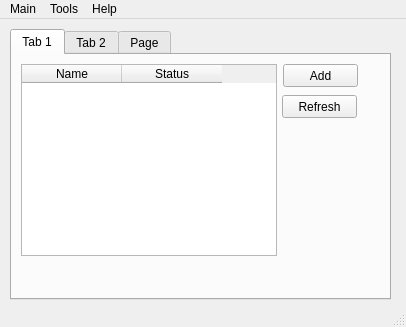
<?xml version="1.0" encoding="UTF-8"?>
<ui version="4.0">
 <class>MainWindow</class>
 <widget class="QMainWindow" name="MainWindow">
  <property name="geometry">
   <rect>
    <x>0</x>
    <y>0</y>
    <width>406</width>
    <height>327</height>
   </rect>
  </property>
  <property name="windowTitle">
   <string>MainWindow</string>
  </property>
  <widget class="QWidget" name="centralwidget">
   <widget class="QTabWidget" name="tabWidget">
    <property name="geometry">
     <rect>
      <x>10</x>
      <y>10</y>
      <width>381</width>
      <height>271</height>
     </rect>
    </property>
    <property name="currentIndex">
     <number>0</number>
    </property>
    <widget class="QWidget" name="tab">
     <attribute name="title">
      <string>Tab 1</string>
     </attribute>
     <widget class="QTableWidget" name="tableWidget">
      <property name="geometry">
       <rect>
        <x>9</x>
        <y>9</y>
        <width>256</width>
        <height>192</height>
       </rect>
      </property>
      <column>
       <property name="text">
        <string>Name</string>
       </property>
      </column>
      <column>
       <property name="text">
        <string>Status</string>
       </property>
      </column>
     </widget>
     <widget class="QPushButton" name="RefreshFriendsButton">
      <property name="geometry">
       <rect>
        <x>270</x>
        <y>40</y>
        <width>75</width>
        <height>23</height>
       </rect>
      </property>
      <property name="text">
       <string>Refresh</string>
      </property>
     </widget>
     <widget class="QPushButton" name="AddFriendButton">
      <property name="geometry">
       <rect>
        <x>271</x>
        <y>9</y>
        <width>75</width>
        <height>23</height>
       </rect>
      </property>
      <property name="text">
       <string>Add</string>
      </property>
     </widget>
    </widget>
    <widget class="QWidget" name="tab_2">
     <attribute name="title">
      <string>Tab 2</string>
     </attribute>
     <layout class="QHBoxLayout" name="horizontalLayout">
      <item>
       <widget class="QLineEdit" name="EmailLineEdit"/>
      </item>
      <item>
       <widget class="QPushButton" name="ChatButton">
        <property name="text">
         <string>Chat</string>
        </property>
       </widget>
      </item>
      <item>
       <widget class="QLabel" name="StatusLabel">
        <property name="text">
         <string>TextLabel</string>
        </property>
       </widget>
      </item>
     </layout>
    </widget>
    <widget class="QWidget" name="tab_3">
     <attribute name="title">
      <string>Page</string>
     </attribute>
    </widget>
   </widget>
  </widget>
  <widget class="QMenuBar" name="menubar">
   <property name="geometry">
    <rect>
     <x>0</x>
     <y>0</y>
     <width>406</width>
     <height>21</height>
    </rect>
   </property>
   <widget class="QMenu" name="menuDisconnect">
    <property name="title">
     <string>Main</string>
    </property>
    <addaction name="actionDisconnect"/>
   </widget>
   <widget class="QMenu" name="menuTools">
    <property name="title">
     <string>Tools</string>
    </property>
   </widget>
   <widget class="QMenu" name="menuHelp">
    <property name="title">
     <string>Help</string>
    </property>
    <addaction name="actionHelp"/>
   </widget>
   <addaction name="menuDisconnect"/>
   <addaction name="menuTools"/>
   <addaction name="menuHelp"/>
  </widget>
  <widget class="QStatusBar" name="statusbar"/>
  <action name="actionDisconnect">
   <property name="text">
    <string>Disconnect</string>
   </property>
  </action>
  <action name="actionHelp">
   <property name="text">
    <string>Help</string>
   </property>
  </action>
 </widget>
 <resources/>
 <connections/>
</ui>
